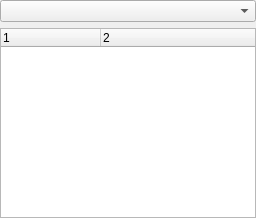
<?xml version="1.0" encoding="UTF-8"?>
<ui version="4.0">
 <class>JobsPanel</class>
 <widget class="QWidget" name="JobsPanel">
  <property name="geometry">
   <rect>
    <x>0</x>
    <y>0</y>
    <width>256</width>
    <height>218</height>
   </rect>
  </property>
  <layout class="QVBoxLayout" name="verticalLayout">
   <property name="margin">
    <number>0</number>
   </property>
   <item>
    <widget class="QComboBox" name="comboBoxJobTitle"/>
   </item>
   <item>
    <widget class="QTreeWidget" name="treeWidgetJobDetails">
     <property name="columnCount">
      <number>2</number>
     </property>
     <column>
      <property name="text">
       <string notr="true">1</string>
      </property>
     </column>
     <column>
      <property name="text">
       <string notr="true">2</string>
      </property>
     </column>
    </widget>
   </item>
  </layout>
 </widget>
 <resources/>
 <connections/>
</ui>
